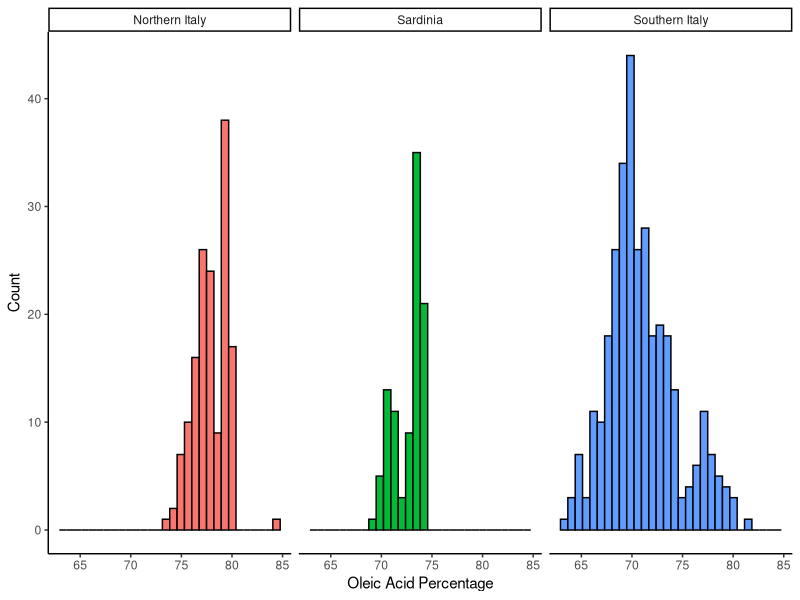
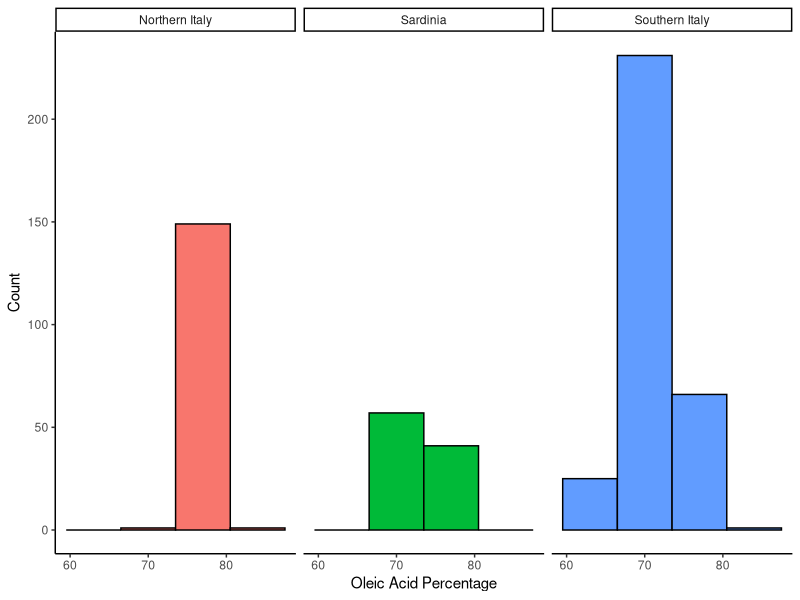
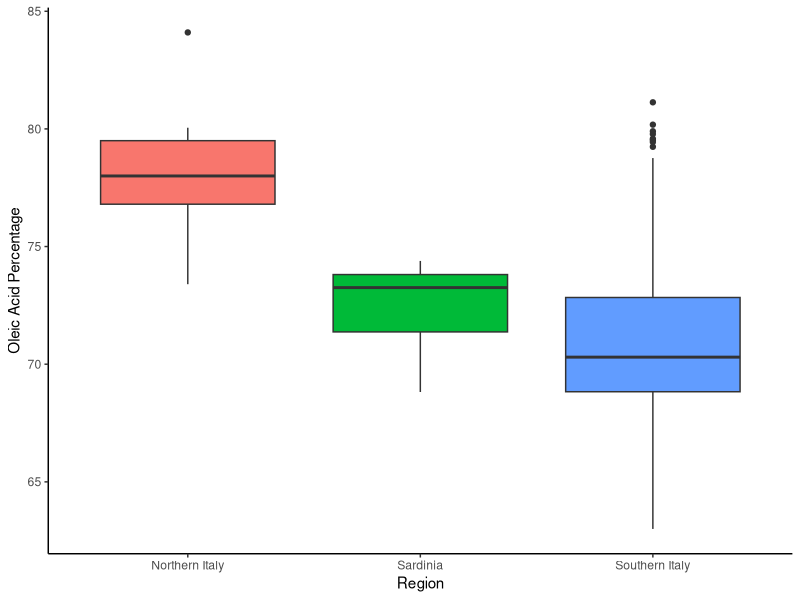
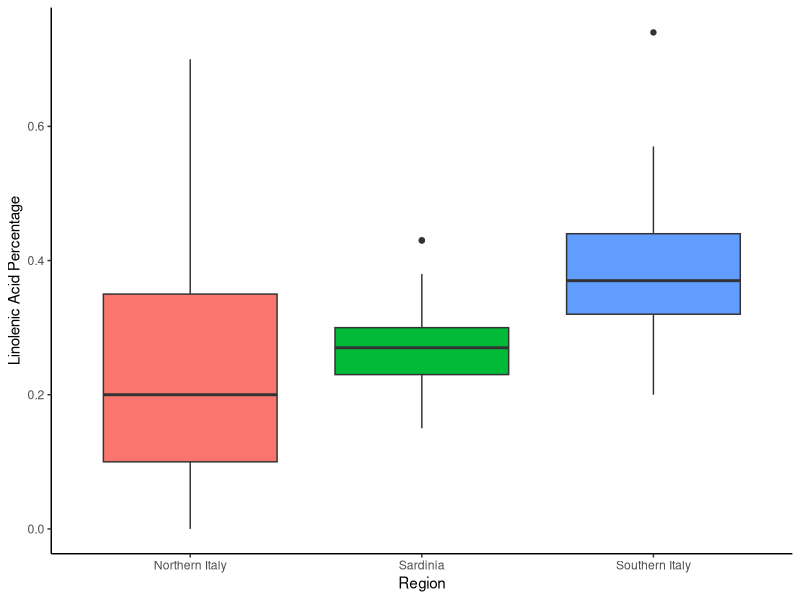
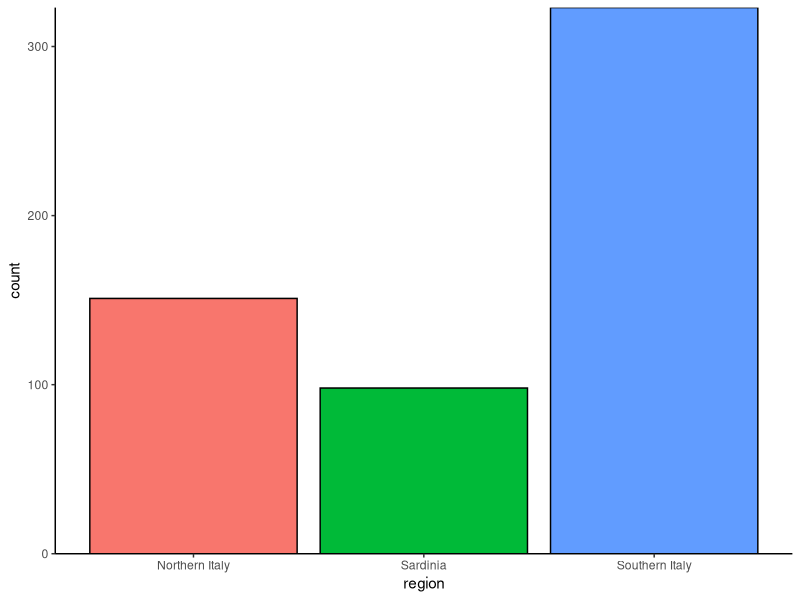
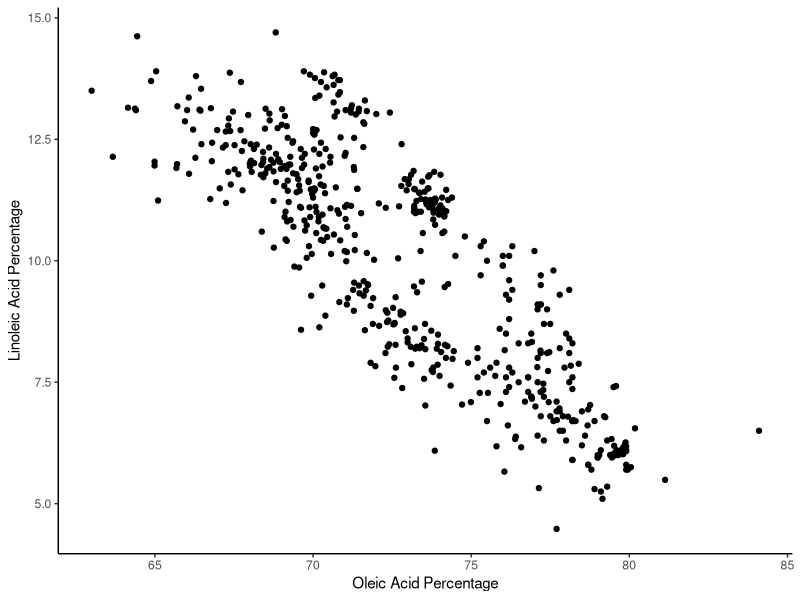
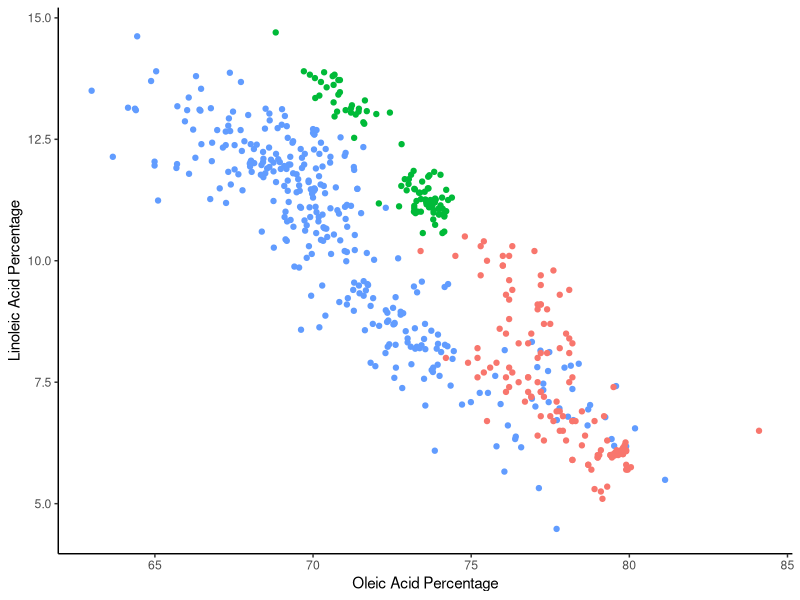
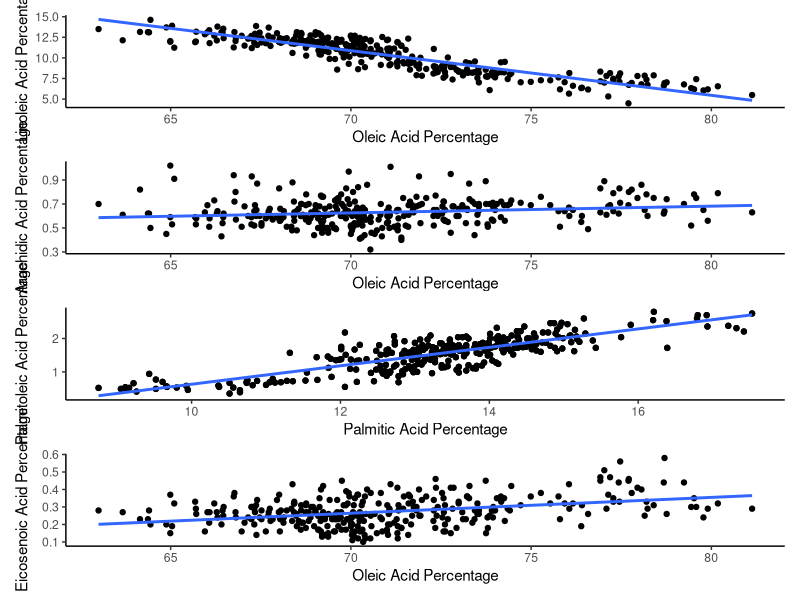

Generate these figures, in order, with R:
## ---- chunk 1
library(tidyverse)
library(dslabs)
library(patchwork)
knitr::opts_chunk$set(echo = FALSE, message=FALSE, warning=FALSE, fig.margin=T, fig.height=3, fig.width=4)
theme_set(theme_classic() + theme(legend.position = "none"))
## ---- chunk 2
ggplot(olive, aes(x  = oleic)) + geom_histogram(aes(fill = region), color="black") + facet_grid(~region) + xlab("Oleic Acid Percentage") + ylab("Count")
## ---- chunk 3
ggplot(olive, aes(x  = oleic)) + geom_histogram(aes(fill = region), binwidth=7, color="black") + facet_grid(~region) + xlab("Oleic Acid Percentage") + ylab("Count") 
## ---- chunk 4
ggplot(olive, aes(x = region, y = oleic)) + geom_boxplot(aes(fill=region)) + xlab("Region") + ylab("Oleic Acid Percentage")
## ---- chunk 5
ggplot(olive, aes(x = region, y = linolenic)) + geom_boxplot(aes(fill=region)) + xlab("Region") + ylab("Linolenic Acid Percentage")
## ---- chunk 6
ggplot(olive, aes(x = region)) + geom_bar(aes(fill=region), color="black") + scale_y_continuous(expand=c(0,0))
## ---- chunk 7
olive  %>% ggplot(aes(x = oleic, y = linoleic)) + geom_point() + xlab("Oleic Acid Percentage") + ylab("Linoleic Acid Percentage") 
## ---- chunk 8
olive  %>% ggplot(aes(x = oleic, y = linoleic)) + geom_point(aes(color=region)) + xlab("Oleic Acid Percentage") + ylab("Linoleic Acid Percentage") 
## ---- chunk 9
olive %>% filter(region == "Southern Italy") -> southolive
southolive  %>% ggplot(aes(x = oleic, y = linoleic))+ xlab("Oleic Acid Percentage") + ylab("Linoleic Acid Percentage") + geom_point() + geom_smooth(method = "lm", se=F)-> scat.strongneg
southolive %>% ggplot(aes(x = oleic, y = arachidic)) + xlab("Oleic Acid Percentage") + ylab("Arachidic Acid Percentage") + geom_point() + geom_smooth(method = "lm", se=F) -> scat.weakpos
southolive %>% ggplot(aes(x = oleic, y = eicosenoic)) +  xlab("Oleic Acid Percentage") + ylab("Eicosenoic Acid Percentage") + geom_point() + geom_smooth(method = "lm", se=F) -> scat.medpos
southolive %>% ggplot(aes(x = palmitic, y = palmitoleic)) + geom_point() +  xlab("Palmitic Acid Percentage") + ylab("Palmitoleic Acid Percentage") + geom_point() + geom_smooth(method = "lm", se=F) -> scat.strongpos
scat.strongneg / scat.weakpos / scat.strongpos / scat.medpos
